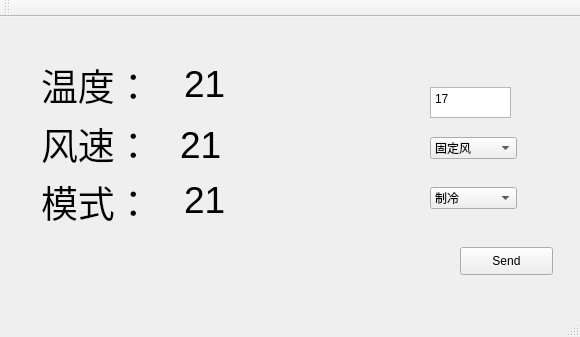
<?xml version="1.0" encoding="UTF-8"?>
<ui version="4.0">
 <class>MainWindow</class>
 <widget class="QMainWindow" name="MainWindow">
  <property name="geometry">
   <rect>
    <x>0</x>
    <y>0</y>
    <width>580</width>
    <height>337</height>
   </rect>
  </property>
  <property name="windowTitle">
   <string>MainWindow</string>
  </property>
  <widget class="QWidget" name="centralWidget">
   <widget class="QLabel" name="windspeed">
    <property name="geometry">
     <rect>
      <x>180</x>
      <y>100</y>
      <width>171</width>
      <height>57</height>
     </rect>
    </property>
    <property name="text">
     <string>&lt;html&gt;&lt;head/&gt;&lt;body&gt;&lt;p&gt;&lt;span style=&quot; font-size:28pt;&quot;&gt;21&lt;/span&gt;&lt;/p&gt;&lt;/body&gt;&lt;/html&gt;</string>
    </property>
   </widget>
   <widget class="QPushButton" name="sendButton">
    <property name="geometry">
     <rect>
      <x>460</x>
      <y>230</y>
      <width>93</width>
      <height>28</height>
     </rect>
    </property>
    <property name="text">
     <string>Send</string>
    </property>
   </widget>
   <widget class="QComboBox" name="sendWind">
    <property name="geometry">
     <rect>
      <x>430</x>
      <y>120</y>
      <width>87</width>
      <height>22</height>
     </rect>
    </property>
    <item>
     <property name="text">
      <string>固定风</string>
     </property>
    </item>
    <item>
     <property name="text">
      <string>高风</string>
     </property>
    </item>
    <item>
     <property name="text">
      <string>中风</string>
     </property>
    </item>
    <item>
     <property name="text">
      <string>低风</string>
     </property>
    </item>
    <item>
     <property name="text">
      <string>自动风</string>
     </property>
    </item>
   </widget>
   <widget class="QComboBox" name="sendMode">
    <property name="geometry">
     <rect>
      <x>430</x>
      <y>170</y>
      <width>87</width>
      <height>22</height>
     </rect>
    </property>
    <item>
     <property name="text">
      <string>制冷</string>
     </property>
    </item>
    <item>
     <property name="text">
      <string>抽湿</string>
     </property>
    </item>
    <item>
     <property name="text">
      <string>自动</string>
     </property>
    </item>
    <item>
     <property name="text">
      <string>制热</string>
     </property>
    </item>
   </widget>
   <widget class="QTextEdit" name="sendTem">
    <property name="geometry">
     <rect>
      <x>430</x>
      <y>70</y>
      <width>81</width>
      <height>31</height>
     </rect>
    </property>
    <property name="html">
     <string>&lt;!DOCTYPE HTML PUBLIC &quot;-//W3C//DTD HTML 4.0//EN&quot; &quot;http://www.w3.org/TR/REC-html40/strict.dtd&quot;&gt;
&lt;html&gt;&lt;head&gt;&lt;meta name=&quot;qrichtext&quot; content=&quot;1&quot; /&gt;&lt;style type=&quot;text/css&quot;&gt;
p, li { white-space: pre-wrap; }
&lt;/style&gt;&lt;/head&gt;&lt;body style=&quot; font-family:'SimSun'; font-size:9pt; font-weight:400; font-style:normal;&quot;&gt;
&lt;p style=&quot; margin-top:0px; margin-bottom:0px; margin-left:0px; margin-right:0px; -qt-block-indent:0; text-indent:0px;&quot;&gt;17&lt;/p&gt;&lt;/body&gt;&lt;/html&gt;</string>
    </property>
   </widget>
   <widget class="QWidget" name="">
    <property name="geometry">
     <rect>
      <x>30</x>
      <y>30</y>
      <width>301</width>
      <height>191</height>
     </rect>
    </property>
    <layout class="QVBoxLayout" name="verticalLayout">
     <item>
      <layout class="QHBoxLayout" name="horizontalLayout_3">
       <item>
        <widget class="QLabel" name="label">
         <property name="text">
          <string>&lt;html&gt;&lt;head/&gt;&lt;body&gt;&lt;p&gt;&lt;span style=&quot; font-size:28pt;&quot;&gt;温度：&lt;/span&gt;&lt;/p&gt;&lt;/body&gt;&lt;/html&gt;</string>
         </property>
        </widget>
       </item>
       <item>
        <widget class="QLabel" name="temperature">
         <property name="text">
          <string>&lt;html&gt;&lt;head/&gt;&lt;body&gt;&lt;p&gt;&lt;span style=&quot; font-size:28pt;&quot;&gt;21&lt;/span&gt;&lt;/p&gt;&lt;/body&gt;&lt;/html&gt;</string>
         </property>
        </widget>
       </item>
      </layout>
     </item>
     <item>
      <layout class="QHBoxLayout" name="horizontalLayout_2">
       <item>
        <widget class="QLabel" name="label_2">
         <property name="text">
          <string>&lt;html&gt;&lt;head/&gt;&lt;body&gt;&lt;p&gt;&lt;span style=&quot; font-size:28pt;&quot;&gt;风速：&lt;/span&gt;&lt;/p&gt;&lt;/body&gt;&lt;/html&gt;</string>
         </property>
        </widget>
       </item>
      </layout>
     </item>
     <item>
      <layout class="QHBoxLayout" name="horizontalLayout">
       <item>
        <widget class="QLabel" name="label_3">
         <property name="text">
          <string>&lt;html&gt;&lt;head/&gt;&lt;body&gt;&lt;p&gt;&lt;span style=&quot; font-size:28pt;&quot;&gt;模式：&lt;/span&gt;&lt;/p&gt;&lt;/body&gt;&lt;/html&gt;</string>
         </property>
        </widget>
       </item>
       <item>
        <widget class="QLabel" name="mode">
         <property name="text">
          <string>&lt;html&gt;&lt;head/&gt;&lt;body&gt;&lt;p&gt;&lt;span style=&quot; font-size:28pt;&quot;&gt;21&lt;/span&gt;&lt;/p&gt;&lt;/body&gt;&lt;/html&gt;</string>
         </property>
        </widget>
       </item>
      </layout>
     </item>
    </layout>
   </widget>
   <zorder>label</zorder>
   <zorder>label_2</zorder>
   <zorder>label_3</zorder>
   <zorder>temperature</zorder>
   <zorder>windspeed</zorder>
   <zorder>mode</zorder>
   <zorder>label_3</zorder>
   <zorder>sendButton</zorder>
   <zorder>windspeed</zorder>
   <zorder>sendWind</zorder>
   <zorder>sendMode</zorder>
   <zorder>sendTem</zorder>
  </widget>
  <widget class="QMenuBar" name="menuBar">
   <property name="geometry">
    <rect>
     <x>0</x>
     <y>0</y>
     <width>580</width>
     <height>26</height>
    </rect>
   </property>
  </widget>
  <widget class="QToolBar" name="mainToolBar">
   <attribute name="toolBarArea">
    <enum>TopToolBarArea</enum>
   </attribute>
   <attribute name="toolBarBreak">
    <bool>false</bool>
   </attribute>
  </widget>
  <widget class="QStatusBar" name="statusBar"/>
 </widget>
 <layoutdefault spacing="6" margin="11"/>
 <resources/>
 <connections/>
</ui>
